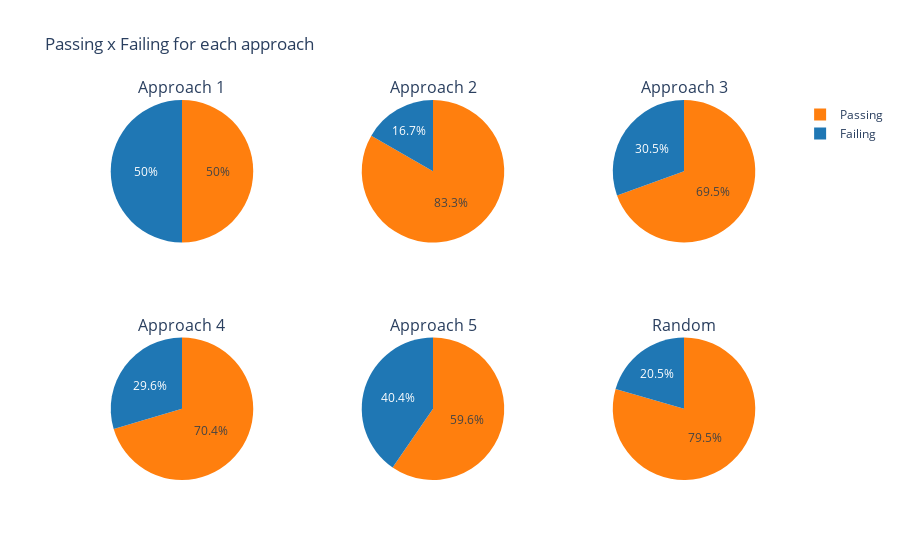

Write notebook code for a chart like this one.
### Code cell
labels = ["Passing", "Failing"]
specs=[[{'type':'domain'}, {'type':'domain'}, {'type':'domain'}], [{'type':'domain'}, {'type':'domain'}, {'type':'domain'}]]
fig = make_subplots(rows=2, cols=3, specs=specs, subplot_titles=[" ", " ", " ", " ", " ", " "])
fig.add_trace(go.Pie(labels=labels, values=[df_ann1_summ.iloc[0]["passando"], df_ann1_summ.iloc[0]["falhando"]]), 1, 1)
fig.layout.annotations[0].update(text="Approach 1")
fig.add_trace(go.Pie(labels=labels, values=[df_ann1_summ.iloc[1]["passando"], df_ann1_summ.iloc[1]["falhando"]]), 1, 2)
fig.layout.annotations[1].update(text="Approach 2")
fig.add_trace(go.Pie(labels=labels, values=[df_ann1_summ.iloc[2]["passando"], df_ann1_summ.iloc[2]["falhando"]]), 1, 3)
fig.layout.annotations[2].update(text="Approach 3")
fig.add_trace(go.Pie(labels=labels, values=[df_ann1_summ.iloc[3]["passando"], df_ann1_summ.iloc[3]["falhando"]]), 2, 1)
fig.layout.annotations[3].update(text="Approach 4")
fig.add_trace(go.Pie(labels=labels, values=[df_ann1_summ.iloc[4]["passando"], df_ann1_summ.iloc[4]["falhando"]]), 2, 2)
fig.layout.annotations[4].update(text="Approach 5")
fig.add_trace(go.Pie(labels=labels, values=[df_ann1_summ.iloc[5]["passando"], df_ann1_summ.iloc[5]["falhando"]]), 2, 3)
fig.layout.annotations[5].update(text="Random")

fig.update_traces(marker=dict(colors=[px.colors.qualitative.D3[1], px.colors.qualitative.D3[0]]), )
fig.update_layout(
    title_text="Passing x Failing for each approach",
)
fig.show()

### Figure 1 — Plotly figure (JSON) as saved in the notebook; plotly's stock layout.template omitted (floating-point values rounded to 4 significant figures)
{"data": [{"domain": {"x": [0, 0.2889], "y": [0.625, 1]}, "labels": ["Passing", "Failing"], "marker": {"colors": ["#FF7F0E", "#1F77B4"]}, "type": "pie", "values": [1, 1]}, {"domain": {"x": [0.3556, 0.6444], "y": [0.625, 1]}, "labels": ["Passing", "Failing"], "marker": {"colors": ["#FF7F0E", "#1F77B4"]}, "type": "pie", "values": [5, 1]}, {"domain": {"x": [0.7111, 1], "y": [0.625, 1]}, "labels": ["Passing", "Failing"], "marker": {"colors": ["#FF7F0E", "#1F77B4"]}, "type": "pie", "values": [214, 94]}, {"domain": {"x": [0, 0.2889], "y": [0, 0.375]}, "labels": ["Passing", "Failing"], "marker": {"colors": ["#FF7F0E", "#1F77B4"]}, "type": "pie", "values": [207, 87]}, {"domain": {"x": [0.3556, 0.6444], "y": [0, 0.375]}, "labels": ["Passing", "Failing"], "marker": {"colors": ["#FF7F0E", "#1F77B4"]}, "type": "pie", "values": [230, 156]}, {"domain": {"x": [0.7111, 1], "y": [0, 0.375]}, "labels": ["Passing", "Failing"], "marker": {"colors": ["#FF7F0E", "#1F77B4"]}, "type": "pie", "values": [182, 47]}], "layout": {"annotations": [{"font": {"size": 16}, "showarrow": false, "text": "Approach 1", "x": 0.1444, "xanchor": "center", "xref": "paper", "y": 1, "yanchor": "bottom", "yref": "paper"}, {"font": {"size": 16}, "showarrow": false, "text": "Approach 2", "x": 0.5, "xanchor": "center", "xref": "paper", "y": 1, "yanchor": "bottom", "yref": "paper"}, {"font": {"size": 16}, "showarrow": false, "text": "Approach 3", "x": 0.8556, "xanchor": "center", "xref": "paper", "y": 1, "yanchor": "bottom", "yref": "paper"}, {"font": {"size": 16}, "showarrow": false, "text": "Approach 4", "x": 0.1444, "xanchor": "center", "xref": "paper", "y": 0.375, "yanchor": "bottom", "yref": "paper"}, {"font": {"size": 16}, "showarrow": false, "text": "Approach 5", "x": 0.5, "xanchor": "center", "xref": "paper", "y": 0.375, "yanchor": "bottom", "yref": "paper"}, {"font": {"size": 16}, "showarrow": false, "text": "Random", "x": 0.8556, "xanchor": "center", "xref": "paper", "y": 0.375, "yanchor": "bottom", "yref": "paper"}], "title": {"text": "Passing x Failing for each approach"}}}
